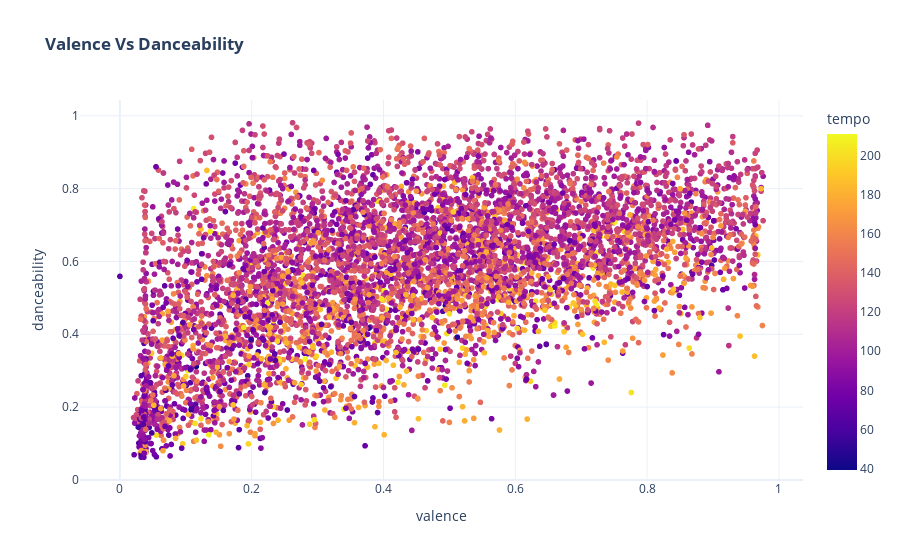

Notebook cell for this chart:
### Code cell
px.scatter(df,x='valence',y='danceability',color='tempo',color_continuous_scale=px.colors.sequential.Plasma,template='plotly_white',title='<b>Valence Vs Danceability')

### Figure 1 — Plotly figure (JSON) as saved in the notebook; plotly's stock layout.template omitted (floating-point values rounded to 4 significant figures; data arrays with more than 128 entries replaced by an {"elided": "..."} marker saying what was removed)
{"data": [{"hovertemplate": "valence=%{x}<br>danceability=%{y}<br>tempo=%{marker.color}<extra></extra>", "legendgroup": "", "marker": {"color": {"elided": "6398 float values"}, "coloraxis": "coloraxis", "symbol": "circle"}, "mode": "markers", "name": "", "showlegend": false, "type": "scattergl", "x": {"elided": "6398 float values"}, "xaxis": "x", "y": {"elided": "6398 float values"}, "yaxis": "y"}], "layout": {"coloraxis": {"colorbar": {"title": {"text": "tempo"}}, "colorscale": [[0, "#0d0887"], [0.1111, "#46039f"], [0.2222, "#7201a8"], [0.3333, "#9c179e"], [0.4444, "#bd3786"], [0.5556, "#d8576b"], [0.6667, "#ed7953"], [0.7778, "#fb9f3a"], [0.8889, "#fdca26"], [1, "#f0f921"]]}, "legend": {"tracegroupgap": 0}, "title": {"text": "<b>Valence Vs Danceability"}, "xaxis": {"anchor": "y", "domain": [0, 1], "title": {"text": "valence"}}, "yaxis": {"anchor": "x", "domain": [0, 1], "title": {"text": "danceability"}}}}
